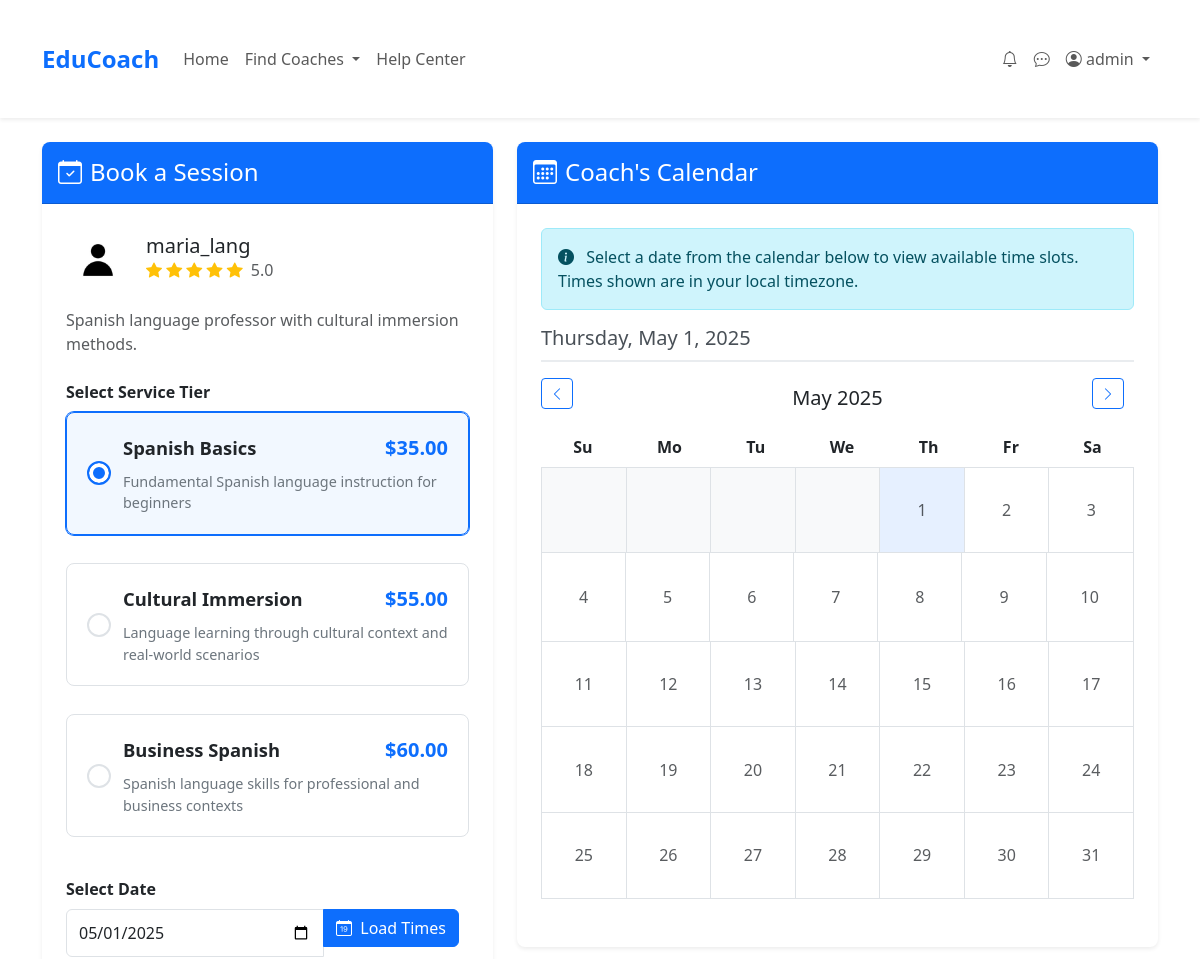
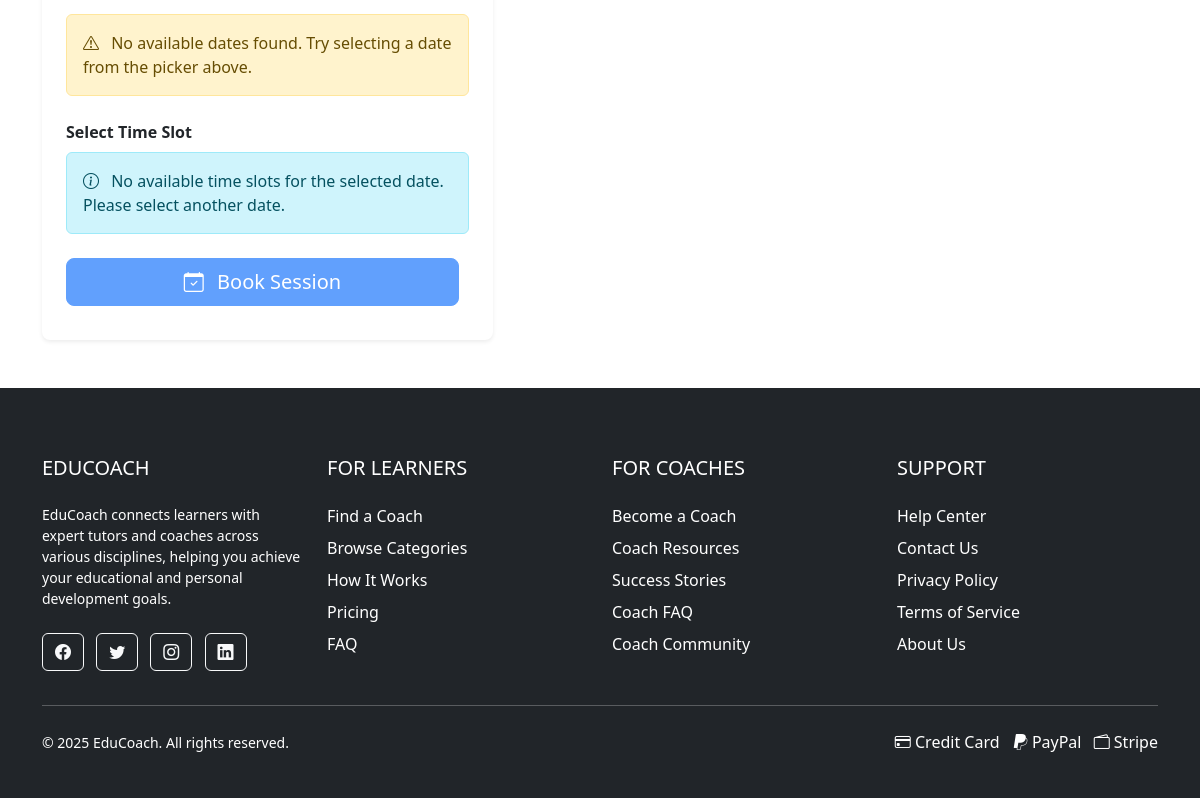
Screenshot of /pages/book.php?coach_id=7&tier_id=18 (signed in) with the database file from the repository (2 pictures, top to bottom).
### tables this page shows
CREATE TABLE IF NOT EXISTS Coaches (
    coach_id INT PRIMARY KEY AUTO_INCREMENT,
    user_id INT,
    headline VARCHAR(255),  
    about_me TEXT,  
    experience VARCHAR(50),  
    hourly_rate DECIMAL(8,2),  
    video_url VARCHAR(255),  
    custom_category VARCHAR(100) NULL,  
    rating DECIMAL(3,2) DEFAULT 0,
    created_at TIMESTAMP DEFAULT CURRENT_TIMESTAMP
);

CREATE TABLE IF NOT EXISTS Users (
    user_id INT PRIMARY KEY AUTO_INCREMENT,
    username VARCHAR(50) NOT NULL,
    email VARCHAR(100) NOT NULL UNIQUE,
    password_hash VARCHAR(255) NOT NULL,
    user_type ENUM('regular', 'business', 'admin') DEFAULT 'regular',
    profile_image VARCHAR(255),
    bio TEXT,
    created_at TIMESTAMP DEFAULT CURRENT_TIMESTAMP,
    is_banned BOOLEAN DEFAULT FALSE,
    reset_token VARCHAR(64) DEFAULT NULL,
    reset_expires DATETIME DEFAULT NULL,
    last_login DATETIME DEFAULT NULL
);

CREATE TABLE IF NOT EXISTS ServiceTiers (
    tier_id INT PRIMARY KEY AUTO_INCREMENT,
    coach_id INT,
    name VARCHAR(50) NOT NULL,
    description TEXT,
    price DECIMAL(8,2) NOT NULL,
    is_popular TINYINT(1) DEFAULT 0
);

### pages/book.php (the view, shortened to what this page needs)
<?php
require __DIR__ . '/../includes/db_connection.php';
$selected_coach_id = $_GET['coach_id'] ?? null;
$selected_tier_id = $_GET['tier_id'] ?? null;
$selected_date = $_GET['date'] ?? date('Y-m-d');
$coach_details = null;
$available_time_slots = [];
try {
    if ($selected_coach_id) {
        $stmt = $pdo->prepare("
            SELECT c.*, u.username as coach_name, u.email, u.bio
            FROM Coaches c
            JOIN Users u ON c.user_id = u.user_id
            WHERE c.coach_id = ?
        ");
        $stmt->execute([$selected_coach_id]);
        $coach_details = $stmt->fetch(PDO::FETCH_ASSOC);
    }
    if ($selected_coach_id) {
        $stmt = $pdo->prepare("
            SELECT * FROM ServiceTiers
            WHERE coach_id = ?
            ORDER BY price ASC
        ");
        $stmt->execute([$selected_coach_id]);
        $service_tiers = $stmt->fetchAll(PDO::FETCH_ASSOC);
    }
    if ($selected_coach_id && $selected_date) {
        $date_start = $selected_date . ' 00:00:00';
        $date_end = $selected_date . ' 23:59:59';
        $stmt = $pdo->prepare("
            SELECT * FROM CoachTimeSlots
            WHERE coach_id = ?
            AND start_time BETWEEN ? AND ?
            AND status = 'available'
            ORDER BY start_time ASC
        ");
        $stmt->execute([$selected_coach_id, $date_start, $date_end]);
        $available_time_slots = $stmt->fetchAll(PDO::FETCH_ASSOC);
    }
} catch (Exception $e) {
    if (isset($pdo) && $pdo->inTransaction()) {
        $pdo->rollBack();
    }
    $error = 'Error: ' . $e->getMessage();
}
$available_dates = [];
if ($selected_coach_id) {
    $stmt = $pdo->prepare("
        SELECT DISTINCT DATE(start_time) as date
        FROM CoachTimeSlots
        WHERE coach_id = ?
        AND status = 'available'
        AND start_time > NOW()
        ORDER BY date ASC
        LIMIT 30
    ");
    $stmt->execute([$selected_coach_id]);
    $available_dates = $stmt->fetchAll(PDO::FETCH_COLUMN);
}
include __DIR__ . '/../includes/header.php';
?>
<div class="container py-4">
    <div class="row g-4">
        <div class="col-lg-5">
            <div class="card shadow-sm border-0 rounded-3 mb-4">
                <div class="card-header bg-primary text-white py-3">
                    <h4 class="card-title mb-0"><i class="bi bi-calendar-check me-2"></i>Book a Session</h4>
                </div>
                <div class="card-body p-4">
                    <?php if ($coach_details): ?>
                        <div class="mb-4">
                            <div class="d-flex align-items-center mb-3">
                                <?php
                                $profile_image = '/assets/images/profiles/default.jpg';
                                ?>
                                <img src="<?= $profile_image ?>" alt="<?= htmlspecialchars($coach_details['coach_name']) ?>"
                                     class="rounded-circle me-3" style="width: 64px; height: 64px; object-fit: cover;">
                                <div>
                                    <h5 class="mb-0"><?= htmlspecialchars($coach_details['coach_name']) ?></h5>
                                    <div class="text-warning mb-1">
                                        <?php for ($i = 1; $i <= 5; $i++): ?>
                                            <?php if ($i <= floor($coach_details['rating'])): ?>
                                                <i class="bi bi-star-fill"></i>
                                            <?php elseif ($i - 0.5 == $coach_details['rating']): ?>
                                                <i class="bi bi-star-half"></i>
                                            <?php else: ?>
                                                <i class="bi bi-star"></i>
                                            <?php endif; ?>
                                        <?php endfor; ?>
                                        <span class="text-muted ms-1"><?= number_format($coach_details['rating'], 1) ?></span>
                                    </div>
                    </div>
                            </div>
                            <p class="text-muted"><?= htmlspecialchars(substr($coach_details['bio'] ?? '', 0, 150)) ?><?= strlen($coach_details['bio'] ?? '') > 150 ? '...' : '' ?></p>
                </div>
                        <form method="POST" id="bookingForm">
                            <div class="mb-4">
                                <label class="form-label fw-bold">Select Service Tier</label>
                                <?php if (empty($service_tiers)): ?>
                                    <p class="text-danger">This coach has no service tiers available.</p>
                                <?php else: ?>
                                    <div class="service-tiers-wrapper">
                                        <?php foreach ($service_tiers as $tier): ?>
                                            <div class="service-tier-card mb-3">
                                                <label class="service-tier-card-label" for="tier_<?= $tier['tier_id'] ?>">
                                                    <div class="tier-card-content">
                                                        <div class="tier-header">
                                                            <h5 class="tier-title"><?= htmlspecialchars($tier['name']) ?></h5>
                                                            <div class="tier-price">$<?= number_format($tier['price'], 2) ?></div>
                                                        </div>
                                                        <div class="tier-description">
                                                            <?= htmlspecialchars($tier['description']) ?>
                                                        </div>
                                                    </div>
                                                </label>
                                            </div>
                                        <?php endforeach; ?>
                                    </div>
                                <?php endif; ?>
                            </div>
                            <div class="mb-4">
                                <label class="form-label fw-bold">Select Date</label>
                                <div class="input-group mb-3">
                                    <input type="date" class="form-control" id="date-picker"
                                           value="<?= $selected_date ?>"
                                           min="<?= date('Y-m-d') ?>">
                                    <button type="button" class="btn btn-primary" id="load-date-btn">
                                        <i class="bi bi-calendar-date me-1"></i> Load Times
                                    </button>
                                </div>
                                <?php if (!empty($available_dates)): ?>
                                    <label class="form-label">Quick Select:</label>
                                    <div class="d-flex flex-wrap gap-2 mb-3">
                                        <?php
                                        $dates_to_show = array_slice($available_dates, 0, 5);
                                        foreach ($dates_to_show as $date):
                                            $formatted_date = date('M j', strtotime($date));
                                            $day_of_week = date('D', strtotime($date));
                                            $is_selected = ($date == $selected_date);
                                            $is_today = ($date == date('Y-m-d'));
                                        ?>
                                            <a href="?coach_id=<?= $selected_coach_id ?>&tier_id=<?= $selected_tier_id ?>&date=<?= $date ?>"
                                               class="btn <?= $is_selected ? 'btn-primary' : 'btn-outline-primary' ?> <?= $is_today ? 'border-2' : '' ?>">
                                                <small class="d-block"><?= $day_of_week ?></small>
                                                <strong><?= $formatted_date ?></strong>
                                                <?php if ($is_today): ?><span class="badge bg-info text-white">Today</span><?php endif; ?>
                                            </a>
                            <?php endforeach; ?>
                                    </div>
                                <?php else: ?>
                                    <div class="alert alert-warning">
                                        <i class="bi bi-exclamation-triangle me-2"></i>
                                        No available dates found. Try selecting a date from the picker above.
                                    </div>
                                <?php endif; ?>
                            </div>
                            <div class="mb-4">
                                <label class="form-label fw-bold">Select Time Slot</label>
                                <?php if (empty($available_time_slots)): ?>
                                    <div class="alert alert-info">
                                        <i class="bi bi-info-circle me-2"></i>
                                        No available time slots for the selected date. Please select another date.
                                    </div>
                        <?php endif; ?>
                    </div>
                            <div class="d-grid">
                                <button type="submit" id="book-submit-btn" class="btn btn-primary btn-lg"
                                        <?= (empty($service_tiers) || empty($available_time_slots)) ? 'disabled' : '' ?>>
                                    <i class="bi bi-calendar-check me-2"></i> Book Session
                                </button>
                            </div>
                </form>
                    <?php endif; ?>
                </div>
            </div>
        </div>
        <div class="col-lg-7">
            <div class="card shadow-sm border-0 rounded-3">
                <div class="card-header bg-primary text-white py-3">
                    <h4 class="card-title mb-0"><i class="bi bi-calendar3 me-2"></i>Coach's Calendar</h4>
                </div>
                <div class="card-body p-4">
                    <div class="alert alert-info">
                        <i class="bi bi-info-circle-fill me-2"></i>
                        Select a date from the calendar below to view available time slots.
                        Times shown are in your local timezone.
                    </div>
                    <h5 class="mb-3 date-heading">
                        <?= ($selected_date) ? date('l, F j, Y', strtotime($selected_date)) : 'Select a date' ?>
                    </h5>
                    <div id="mini-calendar" class="mb-4"></div>
                </div>
            </div>
        </div>
    </div>
</div>
<?php include __DIR__ . '/../includes/footer.php'; ?>

### rows the page displays
coaches: user.username "maria_lang", rating "5.0", user.bio "Spanish language professor with cultural immersion methods."
servicetiers: name "Spanish Basics", price "35.00", description "Fundamental Spanish language instruction for beginners"
servicetiers: name "Cultural Immersion", price "55.00", description "Language learning through cultural context and real-world scenarios"
servicetiers: name "Business Spanish", price "60.00", description "Spanish language skills for professional and business contexts"

### other values shown
$_SESSION['username'] "admin"
